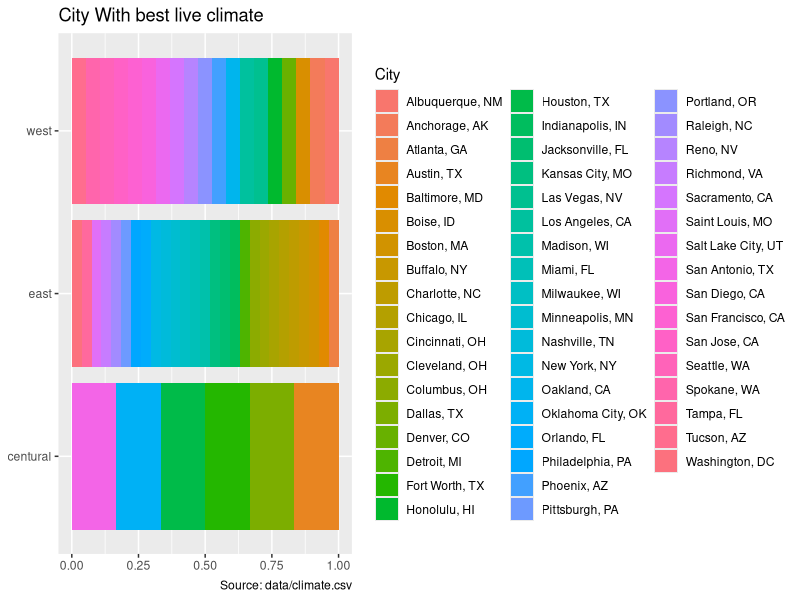
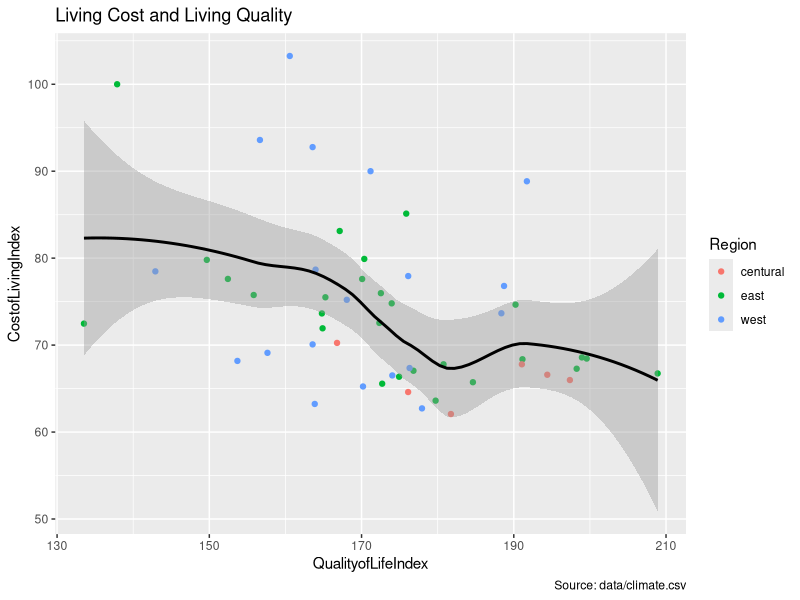
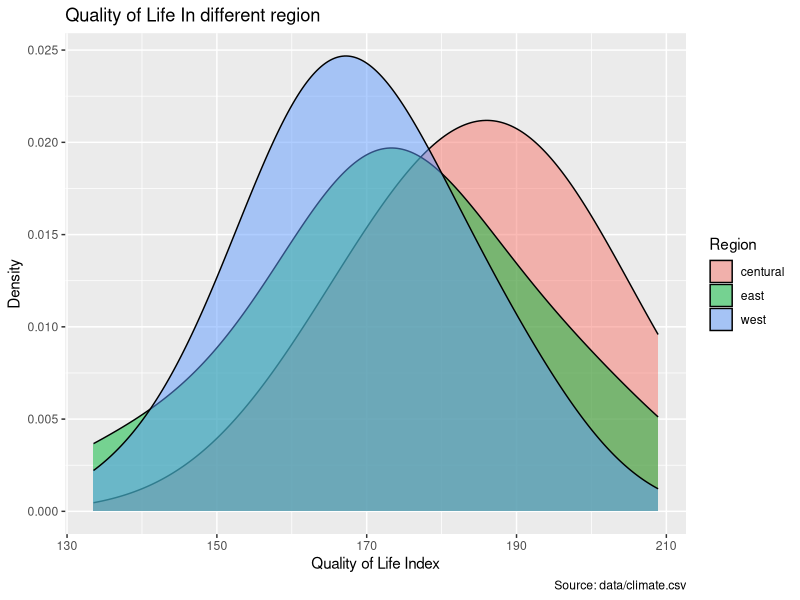

The R script that drew these images, in order:
## ---- chunk 1
knitr::opts_chunk$set(eval = TRUE)
## ---- chunk 2
library(tidyverse)
## ---- chunk 3
climate <- read_csv("data/climate.csv")
dim(climate)
summary(climate)
## ---- chunk 4
ggplot(climate, aes(y = Region, fill = City)) +
  geom_bar(position = "fill") + 
  labs(title = "City With best live climate",
       caption = "Source: data/climate.csv",
       y = NULL, x = NULL)
  
## ---- chunk 5

ggplot(
  data = climate,
  mapping = aes(
    y = CostofLivingIndex ,
    x = QualityofLifeIndex)) + 
    labs(title = "Living Cost and Living Quality",
       caption = "Source: data/climate.csv",) +
    geom_point( aes(color = Region))  + geom_smooth(color = "Black")
## ---- chunk 6
ggplot(climate, aes(
  x = QualityofLifeIndex,
  fill = Region
)) +
  geom_density(
    adjust = 2,
    alpha = 0.5
  ) +
  labs(
    x = "Quality of Life Index",
    y = "Density",
    title = "Quality of Life In different region",
    fill = "Region",
    caption = "Source: data/climate.csv"
  )
